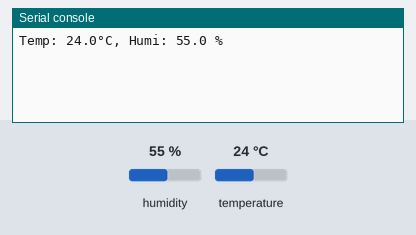
Bench run of a program on a simulated ESP8266 board running MicroPython. Shown: the last lines printed to the serial console. The test bench sets the inputs (shaded band); at power-on: humidity 55 %, temperature 24 °C.

Above: at 1.2 s.
1.3 s: humidity set to 22 %
At 5.0 s:
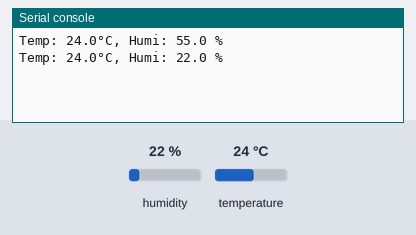
6.3 s: temperature set to 12 °C
At 8.8 s:
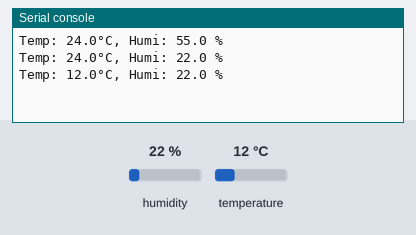
11.3 s: humidity set to 40 %
At 12.7 s:
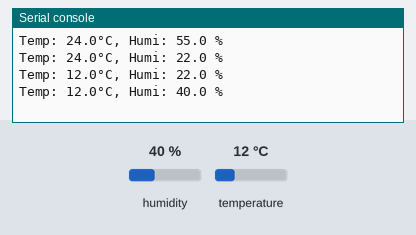
Timing chart, 0 to 14.3 s (numbered marks = the images above; inputs shaded):
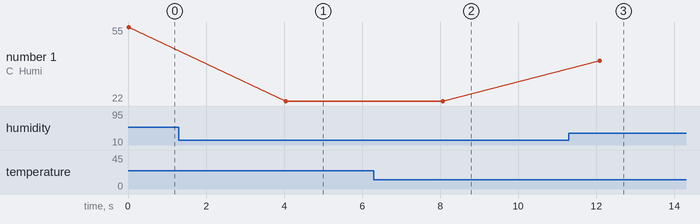

Measured:
- after the input at 1.3 s, the serial console: prints a new line after 2.7 s (image 1)
- after the input at 6.3 s, the serial console: prints a new line after 1.8 s (image 2)
- after the input at 11.3 s, the serial console: prints a new line after 0.79 s (image 3)
- plotted number 1: 55 → 22 after the input at 1.3 s, 22 → 40 after the input at 11.3 s

The program:

am2320_onewire_test.py
```python
from machine import Pin
from dht import DHT22
from time import sleep

d = DHT22(Pin(2))

while True:
    d.measure()
    print('Temp: {}{}C, Humi: {} %'.format(d.temperature(), '\u00b0', d.humidity()))
    sleep(4)
    
```
